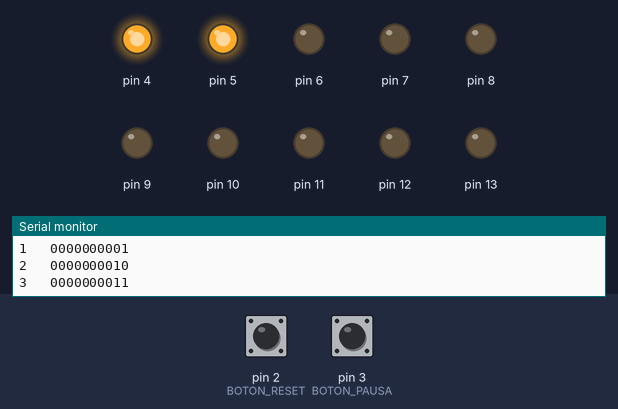
Recording of a sketch running on a simulated Arduino Uno, built with avr-gcc and run on an emulated ATmega328P. Shown: output pins drawn as LEDs (lit = HIGH), the last lines printed to the serial monitor. Dashed ring = blinking. The test bench sets the inputs (shaded band); at power-on: pin 3 (BOTON_PAUSA) LOW, pin 2 (BOTON_RESET) LOW.

Above: at 1.2 s.
1.3 s: pin 3 (BOTON_PAUSA) pulled HIGH for 0.15 s
At 1.7 s:
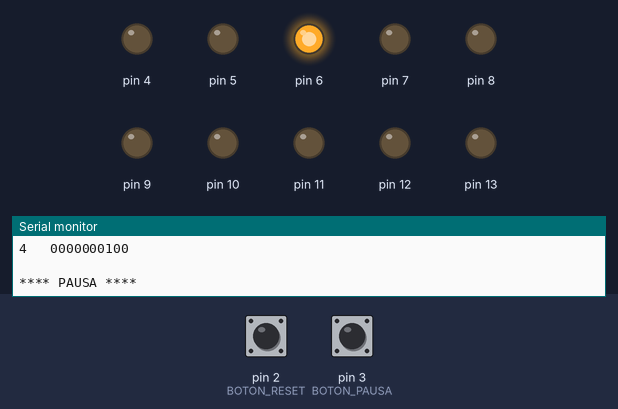
2.9 s: pin 3 (BOTON_PAUSA) pulled HIGH for 1 s
At 3.55 s:
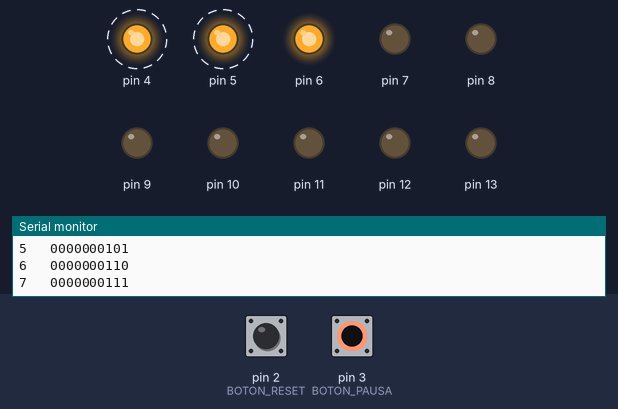
5.9 s: pin 2 (BOTON_RESET) pulled HIGH for 0.15 s
At 6.41 s:
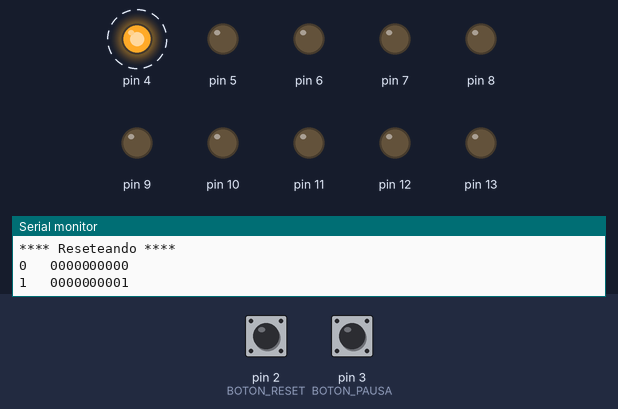
9.0 s: pin 2 (BOTON_RESET) pulled HIGH for 1 s
At 12.13 s:
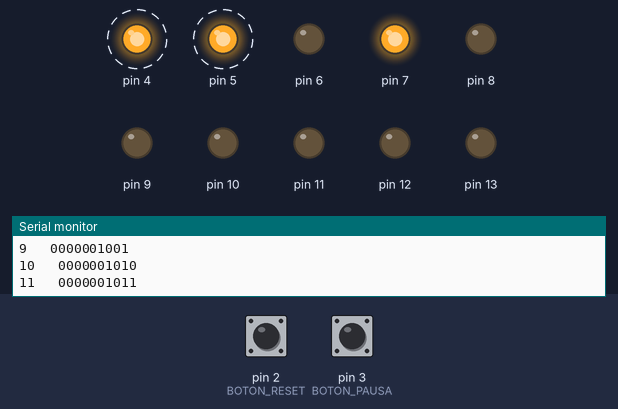
13.0 s: pin 2 (BOTON_RESET) pulled HIGH for 3.2 s
At 17.07 s:
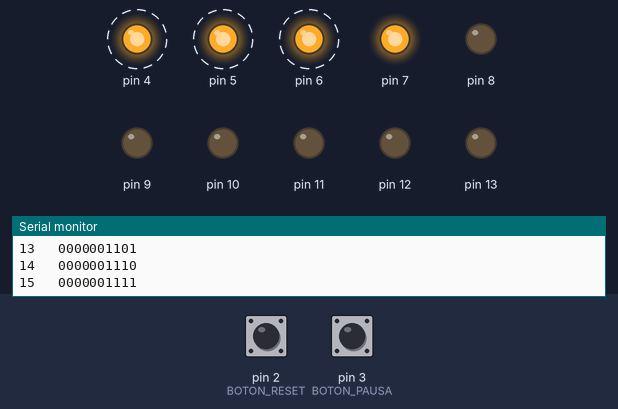
19.2 s: pin 2 (BOTON_RESET) driven HIGH
At 25.38 s:
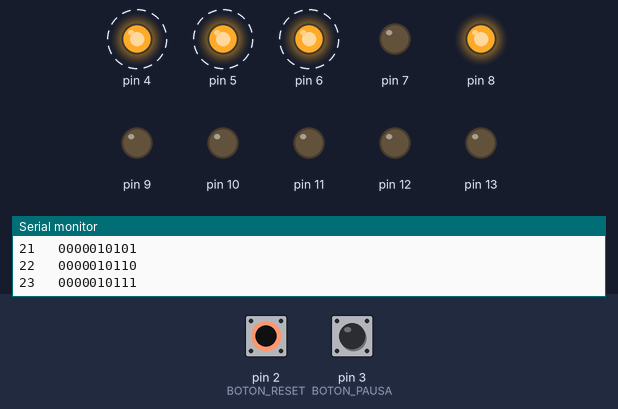
Timing chart, 0 to 27.2 s (numbered marks = the images above; inputs shaded):
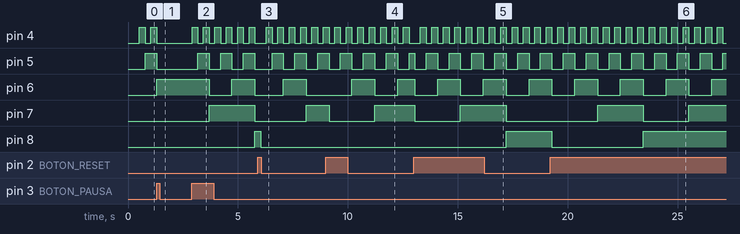

Measured:
- after the input at 1.3 s, pin 4, pin 5: goes on until 1.3 s, then stays LOW; pin 6: goes on until 1.3 s, then stays HIGH; pin 7: stays LOW (without the input it goes to HIGH after 1.0 s)
- after the input at 2.9 s, pin 4: alternates HIGH for 0.26 s and LOW for 0.26 s, starting at once; pin 5: alternates HIGH for 0.52 s and LOW for 0.52 s, starting after 0.27 s; pin 6: HIGH → LOW after 0.79 s, → HIGH 1.0 s later, → LOW 1.0 s later; pin 7: LOW → HIGH after 0.79 s, → LOW 2.1 s later; pin 8: LOW → HIGH after 2.9 s
- after the input at 5.9 s, pin 7: LOW → HIGH after 2.2 s instead of 1.9 s; pin 8: HIGH → LOW after 0.13 s
- after the input at 9.0 s, pin 8: stays LOW (without the input it goes to HIGH after 1.2 s)
- after the input at 13.0 s, pin 9: stays LOW (without the input it goes to HIGH after 4.4 s)
- after the input at 19.2 s, pin 9: stays LOW (without the input it goes to HIGH after 2.2 s)

The sketch:

Cron_metro.ino
```cpp
/******************************************************************************

           **       *****      *****
         ******     *******    *******
         **  **     **   **    **    **
          **        **  ***    **    **
           **       ******     **    **
            **      ***        **    **
         **  **     ***        **    **
         ******     ***        *******
           **       ***        *****


                UNIVERSIDAD TECNOLOGICA NACIONAL
                Facultad Regional Avellaneda
                Tecnicatura Superior en Programación

        Asignatura: Sistema de Procesamiento de Datos.

        Grupo: Eleven
        Alumnos:
        - Chirdo, Nicolas Andres           nchirdo@hotmail.com
        - Días, Orlando                    ojose89@gmail.com
        - Fernandez, Florencia             florenciafernandezasconape@gmail.com
        - jiménez, Matías
        Division: 1 F
                ---- Primer cuatrimestre 2022 ----

        Fecha de entrega 04/05/2022

******************************************************************************/


/*
 *	Trabajo Práctico 1: Cronómetro Binario
 *
 *	Al iniciar la simulacion, todos los led deben comenzar apagados.
 *	Cada 1 segundo que transcurra, se deben encender los led
 *	de acuerdo al numero que representan.
 *
 *	Ejemplo:
 *
 *	El numero 15 (0000001111) se representaria encendiendo los
 *	leds AMARILLO y NARANJA.
 *	Al pasar al numero 16 (0000010000), se deben apagar todos
 *	los led anteriores y encenderse uno de los leds VERDES.
 *	Notese, en el ejemplo los 0 representan los led apagados
 *	y los 1 los led encendidos).
 *
 *	-------------------------------------------------------
 *
 *	Al presionarse el boton START, debe iniciar el cronometro.
 *	Volver a presionarlo hace que la secuencia se detenga.
 *  (Como si se hubiese presionado pausa).
 *	Al presionarse el boton RESET, el cronometro
 *	debe reiniciarse y arrancar de 0.
 *
 *	Tip: Modularizar la función que controla el encendido de los
 *	LEDS y de ser posible, todo el código para evitar repetir lineas lo mas posible.
 *  Usar millis para controlar el tiempo del contador para que el cambio de los
 *	leds encendidos sea perceptible para el ojo humano y
 *	documentar cada función creada en el código.
 *	Un breve comentario que diga que es lo que hace esa función
 *  y de corresponder, que retorna).
      UNIVERSIDAD TECNOLOGICA NACIONAL
                Facultad Regional Avellaneda
                Tecnicatura Superior en Programación

        Asignatura: Sistema de Procesamiento de Datos.

        Grupo: Eleven
        Alumnos:
        - Chirdo, Nicolas Andres
        - Díaz, Orlando
        - Fernández, Florencia
        - jiménez, Matías
        Division: 1 F
                ---- Primer cuatrimestre 2022 ----

        Fecha de entrega 04/05/2022
*/

//--- Defines ---//
#define PRIMER_LED 4			//? First pin of the leds
#define ULTIMO_LED 13			//? Last pin of the leds
#define INICIO_ITER 0			//? To start the counter from 0
#define FIN_ITER 1023			//! Max amount of secods to show
#define TAM 10
#define BOTON_RESET 2
#define BOTON_PAUSA 3
#define TIME 255				//Secods expresed in miliseconds
//--- End Defines ---//
//\brief configura los pins como salida
//\param variable PRIMER_LED
//\param variables ULTIMO_LED
//\return esta función simplemente activa los pins sin devolver ningún valor de retorno
void set_pins()
{
	for (int i = PRIMER_LED; i <= ULTIMO_LED; ++i)
	{
		pinMode(i, OUTPUT);
	}
}
//\brief se configuran los pin  2 y 3 de entrada para los botones
//\param variable son los numeros de los pin
//\return esta función simplemente  configura los pins sin devolver ningún valor de retorno
void setButton()
{
	pinMode(2, INPUT);
	pinMode(3, INPUT);
}
//\brief se inician las funciones set_pins y setButton
//\param variable son las funciones set_pins() y setButton();
//\return  no  devuelve ningún valor de retorno
void setup()
{
	Serial.begin(9600);
	set_pins();
	setButton();
}

//Variables area

long int contador = INICIO_ITER;
int arrayEnteros[TAM];
short boton_antes = LOW;
short boton_antes2 = LOW;
short flagReset = HIGH;
int ultimoIndice = TAM - 1;
short flagPausa=HIGH;


unsigned long millis_antes = 0;

// Funciones
//\brief se inicializa el tamaño del indice  array
//\paramint array[]
//\return  no  devuelve ningún valor de retorno

void InicializarArray(int array[])
{
	for (int i = 0; i <= ultimoIndice; ++i)
	{
		array[i] = 0;
	}
}
//\brief funcion que el numero de contador de decimal a binario
//\param contador para sumar vueltas en el cronometro
//\param int array - se guarda el  resultado del numero binario
//\return  no  devuelve ningún valor de retorno
void decimalABinario(long int cont, int array[])
{
	short numeroBin = 0;
	int ultimoIndice = TAM - 1;
	//Solucion de decimal a binario
	while (cont > 0)
	{
		numeroBin = cont % 2;
		cont /= 2;
		array[ultimoIndice] = numeroBin;
		ultimoIndice--;
	}
}
//\brief funcion para iterar leds
//\param int array[]
 //\param int ultimo led
//\return  no  devuelve ningún valor de retorno
void IterarLeds(int array[], int ultimoIndice)
{
	int primerled = PRIMER_LED, ultimoLed = ULTIMO_LED;

	do
	{
		digitalWrite(primerled, array[ultimoIndice]);
		primerled++;
		ultimoIndice--;
	} while (primerled <= 13);

}
//\brief funcion para  empezar la secuencia  en formato de tiempo  millis
//\param int array[]
 //\param int ultimo led
//\return  no  devuelve ningún valor de retorno
void Secuencia(int array[])
{
	unsigned long millisAhora = millis();
	decimalABinario(contador, array);

	if (millisAhora - millis_antes >= TIME)
	{
		if (flagPausa == HIGH)
		{
			contador++;
			Serial.print(contador - 1);
			Serial.print("   ");
			for (int i = 0; i < TAM; i++)
			{
				Serial.print(arrayEnteros[i]);
			}
			Serial.print("\n");
			IterarLeds(arrayEnteros, ultimoIndice);
			millis_antes = millisAhora;
		}

	}
}
//\brief funcion de boton  para resetear el contador
//\param int array[]
 //\param int ultimo led
//\return  no  devuelve ningún valor de retorno
void botonReset()
{
	int boton_ahora = digitalRead(BOTON_RESET);
	// Anti rebote
	if (boton_ahora == HIGH && boton_antes == LOW)
	{
		InicializarArray(arrayEnteros);
		contador=0;
		flagReset = !flagReset;
      	Serial.print("\n \n**** Reseteando ****\n");
	}

	boton_antes = boton_ahora;
}
//\brief funcion de boton  para  pausar el contador
//\param int array[]
 //\param int ultimo led
//\return  no  devuelve ningún valor de retorno
void botonPausa()
{
	int boton_ahora2 = digitalRead(BOTON_PAUSA);
	// Anti rebote
	if (boton_ahora2 == HIGH && boton_antes2 == LOW)
	{
		flagPausa= !flagPausa;
      	Serial.print("\n \n**** PAUSA ****\n");
	}

	boton_antes2 = boton_ahora2;
}


/****************************Loop*************************/
//\brief funcion que ejecutara  los comandos de inicilizarArray, Secuencia, boton reset y boton pausa mientras la placa Arduino esté habilitada
//\param funciones de inicilizarArray
//\param funciones de Secuencia
//\param funciones de botonReset
//\param funciones de 	botonPausa
//\return  no  devuelve ningún valor de retorno
void loop()
{
	InicializarArray(arrayEnteros);
	Secuencia(arrayEnteros);
	botonReset();
  	botonPausa();

	delay(7);
}
```
